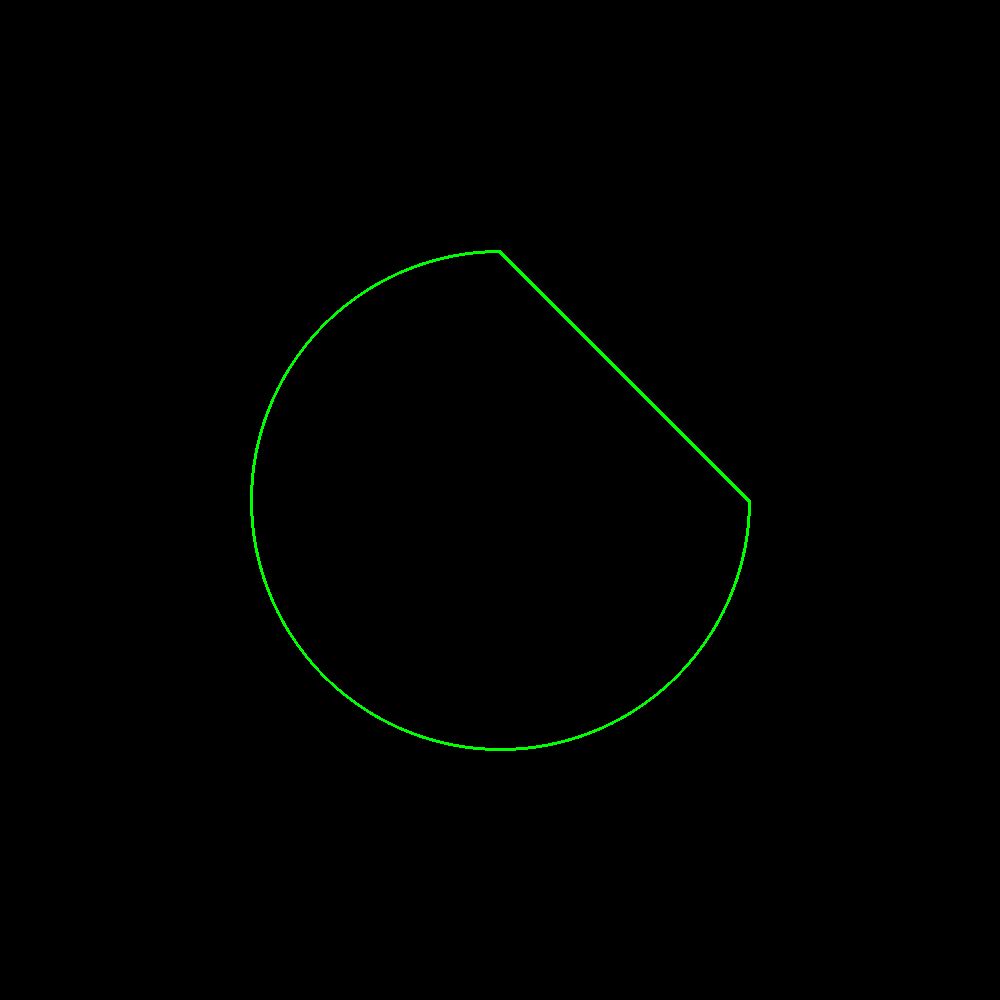

This chart was generated by the following Python code:
from PIL import Image, ImageDraw

# Setup
img_width = 1000
img_height = 1000
img = Image.new("RGB", (img_width, img_height))
draw = ImageDraw.Draw(img)

# Draw
draw.chord([(250, 250), (750, 750)], start=0, end=270, width=3, outline='lime')

# Saves the picture
img_path = __file__.replace('.py', '.png')
img.save(img_path)
print(f'Saved {img_path}')
img.show()

